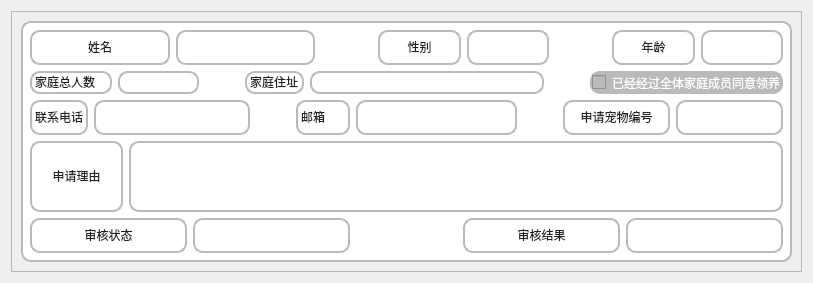
<?xml version="1.0" encoding="UTF-8"?>
<ui version="4.0">
 <class>Form</class>
 <widget class="QWidget" name="Form">
  <property name="geometry">
   <rect>
    <x>0</x>
    <y>0</y>
    <width>813</width>
    <height>283</height>
   </rect>
  </property>
  <property name="windowTitle">
   <string>Form</string>
  </property>
  <layout class="QHBoxLayout" name="horizontalLayout">
   <item>
    <widget class="QFrame" name="frame">
     <property name="styleSheet">
      <string notr="true"/>
     </property>
     <property name="frameShape">
      <enum>QFrame::StyledPanel</enum>
     </property>
     <property name="frameShadow">
      <enum>QFrame::Raised</enum>
     </property>
     <layout class="QHBoxLayout" name="horizontalLayout_15">
      <item>
       <widget class="QWidget" name="widget" native="true">
        <property name="styleSheet">
         <string notr="true">*{
	background-color: rgb(255, 255, 255);
	border:2px solid rgb(186,186,186);
	color: rgb(255, 254, 255);
	border-radius:10px

	


}</string>
        </property>
        <layout class="QVBoxLayout" name="verticalLayout" stretch="1,1,1,2,1">
         <item>
          <layout class="QHBoxLayout" name="horizontalLayout_11" stretch="5,1,3,1,3">
           <item>
            <layout class="QHBoxLayout" name="horizontalLayout_2">
             <item>
              <widget class="QLabel" name="label">
               <property name="text">
                <string>&lt;html&gt;&lt;head/&gt;&lt;body&gt;&lt;p&gt;&lt;span style=&quot; color:#222222;&quot;&gt;姓名&lt;/span&gt;&lt;/p&gt;&lt;/body&gt;&lt;/html&gt;</string>
               </property>
               <property name="alignment">
                <set>Qt::AlignCenter</set>
               </property>
              </widget>
             </item>
             <item>
              <widget class="QLabel" name="label_12">
               <property name="text">
                <string>TextLabel</string>
               </property>
              </widget>
             </item>
            </layout>
           </item>
           <item>
            <spacer name="horizontalSpacer">
             <property name="orientation">
              <enum>Qt::Horizontal</enum>
             </property>
             <property name="sizeHint" stdset="0">
              <size>
               <width>40</width>
               <height>20</height>
              </size>
             </property>
            </spacer>
           </item>
           <item>
            <layout class="QHBoxLayout" name="horizontalLayout_6">
             <item>
              <widget class="QLabel" name="label_6">
               <property name="text">
                <string>&lt;html&gt;&lt;head/&gt;&lt;body&gt;&lt;p&gt;&lt;span style=&quot; color:#222222;&quot;&gt;性别&lt;/span&gt;&lt;/p&gt;&lt;/body&gt;&lt;/html&gt;</string>
               </property>
               <property name="alignment">
                <set>Qt::AlignCenter</set>
               </property>
              </widget>
             </item>
             <item>
              <widget class="QLabel" name="label_13">
               <property name="text">
                <string>TextLabel</string>
               </property>
              </widget>
             </item>
            </layout>
           </item>
           <item>
            <spacer name="horizontalSpacer_2">
             <property name="orientation">
              <enum>Qt::Horizontal</enum>
             </property>
             <property name="sizeHint" stdset="0">
              <size>
               <width>40</width>
               <height>20</height>
              </size>
             </property>
            </spacer>
           </item>
           <item>
            <layout class="QHBoxLayout" name="horizontalLayout_8">
             <item>
              <widget class="QLabel" name="label_7">
               <property name="text">
                <string>&lt;html&gt;&lt;head/&gt;&lt;body&gt;&lt;p&gt;&lt;span style=&quot; color:#222222;&quot;&gt;年龄&lt;/span&gt;&lt;/p&gt;&lt;/body&gt;&lt;/html&gt;</string>
               </property>
               <property name="alignment">
                <set>Qt::AlignCenter</set>
               </property>
              </widget>
             </item>
             <item>
              <widget class="QLabel" name="label_14">
               <property name="text">
                <string>TextLabel</string>
               </property>
              </widget>
             </item>
            </layout>
           </item>
          </layout>
         </item>
         <item>
          <layout class="QHBoxLayout" name="horizontalLayout_10" stretch="2,0,4,2">
           <item>
            <layout class="QHBoxLayout" name="horizontalLayout_13">
             <item>
              <widget class="QLabel" name="label_9">
               <property name="text">
                <string>&lt;html&gt;&lt;head/&gt;&lt;body&gt;&lt;p&gt;&lt;span style=&quot; color:#222222;&quot;&gt;家庭总人数&lt;/span&gt;&lt;/p&gt;&lt;/body&gt;&lt;/html&gt;</string>
               </property>
              </widget>
             </item>
             <item>
              <widget class="QLabel" name="label_10">
               <property name="text">
                <string>TextLabel</string>
               </property>
              </widget>
             </item>
            </layout>
           </item>
           <item>
            <spacer name="horizontalSpacer_3">
             <property name="orientation">
              <enum>Qt::Horizontal</enum>
             </property>
             <property name="sizeHint" stdset="0">
              <size>
               <width>40</width>
               <height>20</height>
              </size>
             </property>
            </spacer>
           </item>
           <item>
            <layout class="QHBoxLayout" name="horizontalLayout_3" stretch="1,4,0">
             <item>
              <widget class="QLabel" name="label_2">
               <property name="text">
                <string>&lt;html&gt;&lt;head/&gt;&lt;body&gt;&lt;p&gt;&lt;span style=&quot; color:#222222;&quot;&gt;家庭住址&lt;/span&gt;&lt;/p&gt;&lt;/body&gt;&lt;/html&gt;</string>
               </property>
              </widget>
             </item>
             <item>
              <widget class="QLabel" name="label_11">
               <property name="text">
                <string>TextLabel</string>
               </property>
              </widget>
             </item>
             <item>
              <spacer name="horizontalSpacer_4">
               <property name="orientation">
                <enum>Qt::Horizontal</enum>
               </property>
               <property name="sizeHint" stdset="0">
                <size>
                 <width>40</width>
                 <height>20</height>
                </size>
               </property>
              </spacer>
             </item>
            </layout>
           </item>
           <item>
            <widget class="QCheckBox" name="checkBox">
             <property name="styleSheet">
              <string notr="true">background-color:rgb(186,186,186) ;
font: 9pt &quot;黑体&quot;;</string>
             </property>
             <property name="text">
              <string>已经经过全体家庭成员同意领养</string>
             </property>
            </widget>
           </item>
          </layout>
         </item>
         <item>
          <layout class="QHBoxLayout" name="horizontalLayout_12" stretch="1,0,1,0,1">
           <item>
            <layout class="QHBoxLayout" name="horizontalLayout_5" stretch="1,3">
             <item>
              <widget class="QLabel" name="label_4">
               <property name="text">
                <string>&lt;html&gt;&lt;head/&gt;&lt;body&gt;&lt;p&gt;&lt;span style=&quot; color:#222222;&quot;&gt;联系电话&lt;/span&gt;&lt;/p&gt;&lt;/body&gt;&lt;/html&gt;</string>
               </property>
              </widget>
             </item>
             <item>
              <widget class="QLabel" name="label_15">
               <property name="text">
                <string>TextLabel</string>
               </property>
              </widget>
             </item>
            </layout>
           </item>
           <item>
            <spacer name="horizontalSpacer_5">
             <property name="orientation">
              <enum>Qt::Horizontal</enum>
             </property>
             <property name="sizeHint" stdset="0">
              <size>
               <width>40</width>
               <height>20</height>
              </size>
             </property>
            </spacer>
           </item>
           <item>
            <layout class="QHBoxLayout" name="horizontalLayout_9" stretch="1,3">
             <item>
              <widget class="QLabel" name="label_8">
               <property name="text">
                <string>&lt;html&gt;&lt;head/&gt;&lt;body&gt;&lt;p&gt;&lt;span style=&quot; color:#222222;&quot;&gt;邮箱&lt;/span&gt;&lt;/p&gt;&lt;/body&gt;&lt;/html&gt;</string>
               </property>
              </widget>
             </item>
             <item>
              <widget class="QLabel" name="label_16">
               <property name="text">
                <string>TextLabel</string>
               </property>
              </widget>
             </item>
            </layout>
           </item>
           <item>
            <spacer name="horizontalSpacer_6">
             <property name="orientation">
              <enum>Qt::Horizontal</enum>
             </property>
             <property name="sizeHint" stdset="0">
              <size>
               <width>40</width>
               <height>20</height>
              </size>
             </property>
            </spacer>
           </item>
           <item>
            <layout class="QHBoxLayout" name="horizontalLayout_4">
             <item>
              <widget class="QLabel" name="label_3">
               <property name="text">
                <string>&lt;html&gt;&lt;head/&gt;&lt;body&gt;&lt;p&gt;&lt;span style=&quot; color:#222222;&quot;&gt;申请宠物编号&lt;/span&gt;&lt;/p&gt;&lt;/body&gt;&lt;/html&gt;</string>
               </property>
               <property name="alignment">
                <set>Qt::AlignCenter</set>
               </property>
              </widget>
             </item>
             <item>
              <widget class="QLabel" name="label_17">
               <property name="text">
                <string>TextLabel</string>
               </property>
              </widget>
             </item>
            </layout>
           </item>
          </layout>
         </item>
         <item>
          <layout class="QHBoxLayout" name="horizontalLayout_7" stretch="1,7">
           <item>
            <widget class="QLabel" name="label_5">
             <property name="text">
              <string>&lt;html&gt;&lt;head/&gt;&lt;body&gt;&lt;p&gt;&lt;span style=&quot; color:#222222;&quot;&gt;申请理由&lt;/span&gt;&lt;/p&gt;&lt;/body&gt;&lt;/html&gt;</string>
             </property>
             <property name="alignment">
              <set>Qt::AlignCenter</set>
             </property>
            </widget>
           </item>
           <item>
            <widget class="QLabel" name="label_18">
             <property name="text">
              <string>TextLabel</string>
             </property>
            </widget>
           </item>
          </layout>
         </item>
         <item>
          <layout class="QHBoxLayout" name="horizontalLayout_17" stretch="3,1,3">
           <item>
            <layout class="QHBoxLayout" name="horizontalLayout_14">
             <item>
              <widget class="QLabel" name="label_19">
               <property name="text">
                <string>&lt;html&gt;&lt;head/&gt;&lt;body&gt;&lt;p&gt;&lt;span style=&quot; color:#222222;&quot;&gt;审核状态&lt;/span&gt;&lt;/p&gt;&lt;/body&gt;&lt;/html&gt;</string>
               </property>
               <property name="alignment">
                <set>Qt::AlignCenter</set>
               </property>
              </widget>
             </item>
             <item>
              <widget class="QLabel" name="label_20">
               <property name="text">
                <string>TextLabel</string>
               </property>
              </widget>
             </item>
            </layout>
           </item>
           <item>
            <spacer name="horizontalSpacer_7">
             <property name="orientation">
              <enum>Qt::Horizontal</enum>
             </property>
             <property name="sizeHint" stdset="0">
              <size>
               <width>40</width>
               <height>20</height>
              </size>
             </property>
            </spacer>
           </item>
           <item>
            <layout class="QHBoxLayout" name="horizontalLayout_16">
             <item>
              <widget class="QLabel" name="label_21">
               <property name="text">
                <string>&lt;html&gt;&lt;head/&gt;&lt;body&gt;&lt;p&gt;&lt;span style=&quot; color:#222222;&quot;&gt;审核结果&lt;/span&gt;&lt;/p&gt;&lt;/body&gt;&lt;/html&gt;</string>
               </property>
               <property name="alignment">
                <set>Qt::AlignCenter</set>
               </property>
              </widget>
             </item>
             <item>
              <widget class="QLabel" name="label_22">
               <property name="text">
                <string>TextLabel</string>
               </property>
              </widget>
             </item>
            </layout>
           </item>
          </layout>
         </item>
        </layout>
       </widget>
      </item>
     </layout>
    </widget>
   </item>
  </layout>
 </widget>
 <resources/>
 <connections/>
</ui>
